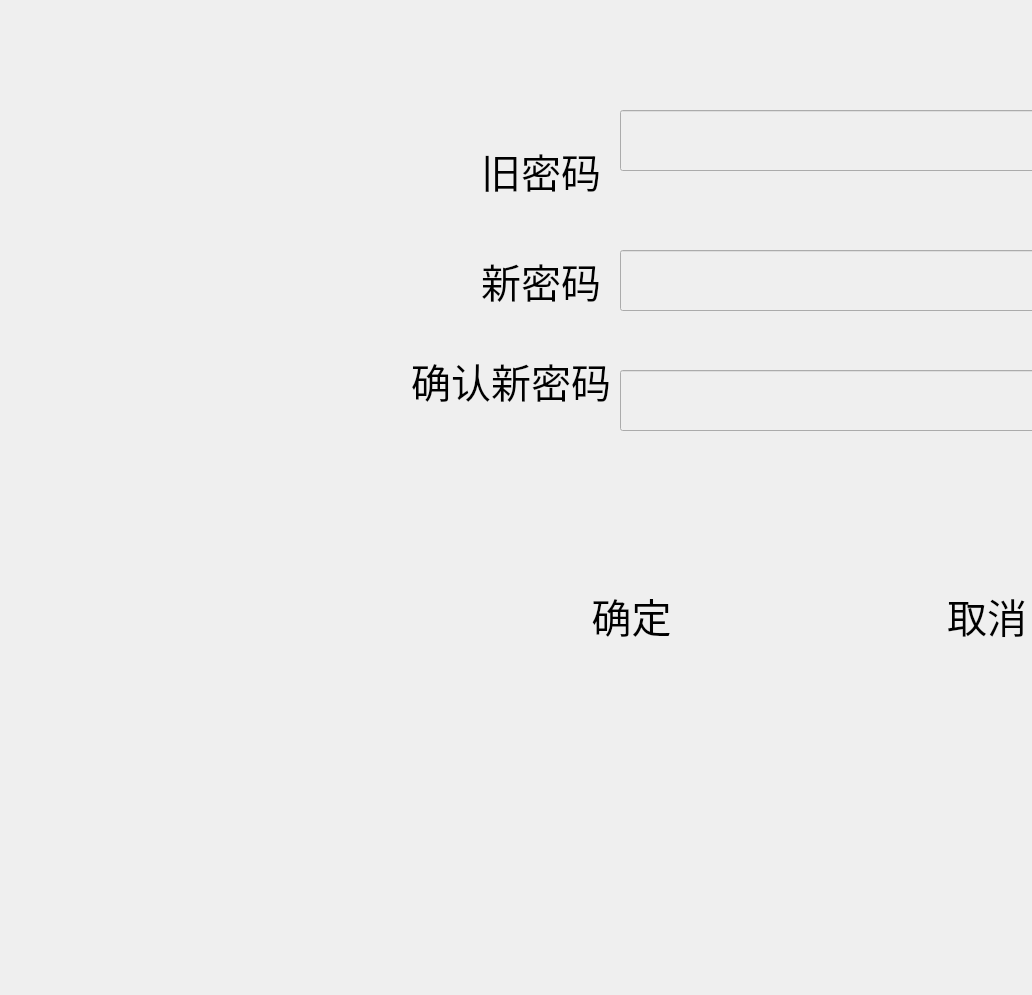
<?xml version="1.0" encoding="UTF-8"?>
<ui version="4.0">
 <class>AdminPassword</class>
 <widget class="QDialog" name="AdminPassword">
  <property name="geometry">
   <rect>
    <x>0</x>
    <y>0</y>
    <width>1032</width>
    <height>995</height>
   </rect>
  </property>
  <property name="windowTitle">
   <string>Dialog</string>
  </property>
  <widget class="QLineEdit" name="lineEdit_newpwd">
   <property name="geometry">
    <rect>
     <x>620</x>
     <y>250</y>
     <width>521</width>
     <height>61</height>
    </rect>
   </property>
   <property name="styleSheet">
    <string notr="true">background-color: rgb(239, 239, 239);</string>
   </property>
  </widget>
  <widget class="QLabel" name="label_oldpwd">
   <property name="geometry">
    <rect>
     <x>440</x>
     <y>140</y>
     <width>161</width>
     <height>61</height>
    </rect>
   </property>
   <property name="font">
    <font>
     <pointsize>30</pointsize>
    </font>
   </property>
   <property name="text">
    <string>旧密码</string>
   </property>
   <property name="alignment">
    <set>Qt::AlignRight|Qt::AlignTrailing|Qt::AlignVCenter</set>
   </property>
  </widget>
  <widget class="QPushButton" name="pushButton_OK">
   <property name="geometry">
    <rect>
     <x>470</x>
     <y>560</y>
     <width>301</width>
     <height>111</height>
    </rect>
   </property>
   <property name="font">
    <font>
     <pointsize>30</pointsize>
    </font>
   </property>
   <property name="styleSheet">
    <string notr="true">background-image: url(:/images/confirmbt.png);
</string>
   </property>
   <property name="text">
    <string>  确定</string>
   </property>
   <property name="flat">
    <bool>true</bool>
   </property>
  </widget>
  <widget class="QPushButton" name="pushButton_Cencel">
   <property name="geometry">
    <rect>
     <x>820</x>
     <y>560</y>
     <width>301</width>
     <height>111</height>
    </rect>
   </property>
   <property name="font">
    <font>
     <pointsize>30</pointsize>
    </font>
   </property>
   <property name="styleSheet">
    <string notr="true">background-image: url(:/images/back.png);</string>
   </property>
   <property name="text">
    <string>   取消</string>
   </property>
   <property name="flat">
    <bool>true</bool>
   </property>
  </widget>
  <widget class="QLineEdit" name="lineEdit_oldpwd">
   <property name="geometry">
    <rect>
     <x>620</x>
     <y>110</y>
     <width>521</width>
     <height>61</height>
    </rect>
   </property>
   <property name="styleSheet">
    <string notr="true">background-color: rgb(239, 239, 239);</string>
   </property>
  </widget>
  <widget class="QLabel" name="label_newpwd">
   <property name="geometry">
    <rect>
     <x>440</x>
     <y>240</y>
     <width>161</width>
     <height>81</height>
    </rect>
   </property>
   <property name="font">
    <font>
     <pointsize>30</pointsize>
    </font>
   </property>
   <property name="text">
    <string>新密码</string>
   </property>
   <property name="alignment">
    <set>Qt::AlignRight|Qt::AlignTrailing|Qt::AlignVCenter</set>
   </property>
  </widget>
  <widget class="QLabel" name="label_newpwd_2">
   <property name="geometry">
    <rect>
     <x>380</x>
     <y>330</y>
     <width>231</width>
     <height>101</height>
    </rect>
   </property>
   <property name="font">
    <font>
     <pointsize>30</pointsize>
    </font>
   </property>
   <property name="text">
    <string>确认新密码</string>
   </property>
   <property name="alignment">
    <set>Qt::AlignRight|Qt::AlignTrailing|Qt::AlignVCenter</set>
   </property>
  </widget>
  <widget class="QLineEdit" name="lineEdit_newpwd_2">
   <property name="geometry">
    <rect>
     <x>620</x>
     <y>370</y>
     <width>521</width>
     <height>61</height>
    </rect>
   </property>
   <property name="styleSheet">
    <string notr="true">background-color: rgb(239, 239, 239);</string>
   </property>
  </widget>
  <widget class="QLabel" name="label_background">
   <property name="geometry">
    <rect>
     <x>360</x>
     <y>60</y>
     <width>691</width>
     <height>411</height>
    </rect>
   </property>
   <property name="styleSheet">
    <string notr="true">background-image: url(:/images/upasswdbg.png);</string>
   </property>
   <property name="text">
    <string/>
   </property>
  </widget>
  <widget class="QLabel" name="label_msg">
   <property name="geometry">
    <rect>
     <x>470</x>
     <y>480</y>
     <width>531</width>
     <height>61</height>
    </rect>
   </property>
   <property name="font">
    <font>
     <pointsize>30</pointsize>
    </font>
   </property>
   <property name="text">
    <string/>
   </property>
   <property name="alignment">
    <set>Qt::AlignRight|Qt::AlignTrailing|Qt::AlignVCenter</set>
   </property>
  </widget>
  <zorder>label_background</zorder>
  <zorder>lineEdit_newpwd</zorder>
  <zorder>label_oldpwd</zorder>
  <zorder>pushButton_OK</zorder>
  <zorder>pushButton_Cencel</zorder>
  <zorder>lineEdit_oldpwd</zorder>
  <zorder>label_newpwd</zorder>
  <zorder>label_newpwd_2</zorder>
  <zorder>lineEdit_newpwd_2</zorder>
  <zorder>label_msg</zorder>
 </widget>
 <resources/>
 <connections/>
</ui>
